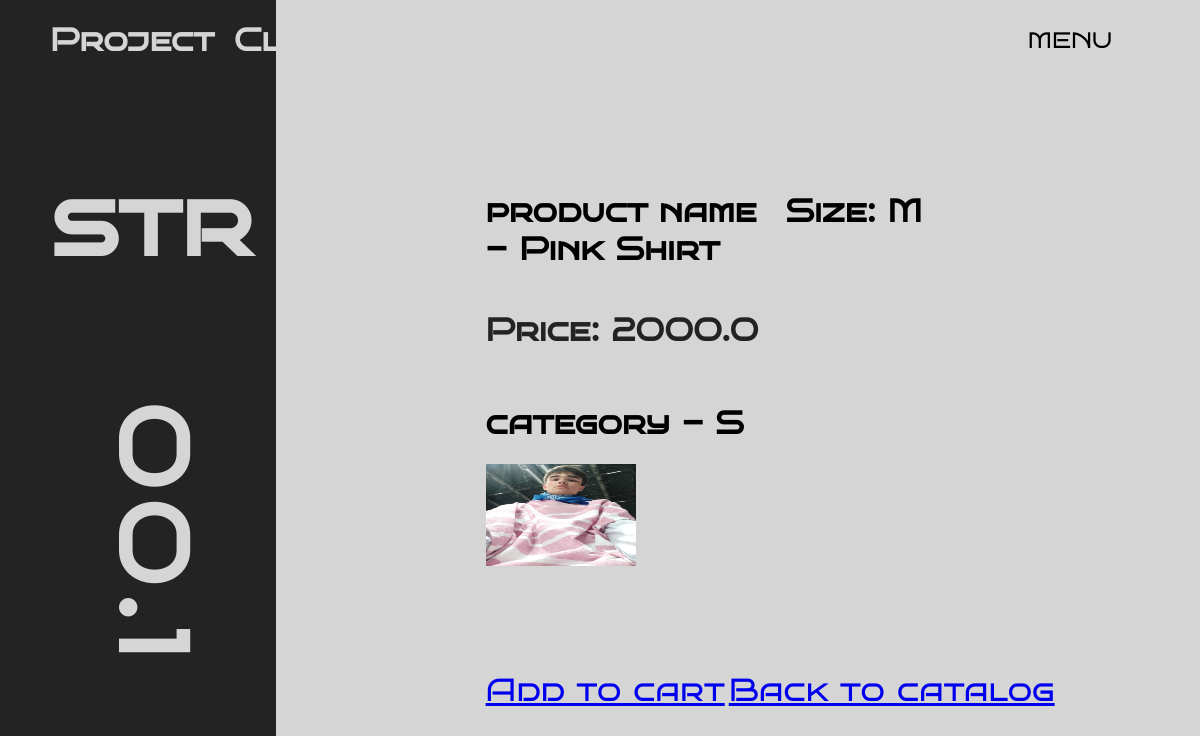
Page /product/6 on the committed database.
### Store/models.py (models this page shows, shortened)
class Product(models.Model):
    name = models.CharField("Название товара", max_length=100)
    category = models.CharField("Категория", choices=CATEGORY_CHOICES, max_length=2)
    sex = models.CharField("Пол", choices=SEX_CHOICES, max_length=1)
    size = models.CharField("Размер", choices=SIZE_CHOICES, max_length=3)
    price = models.FloatField()
    image = models.ImageField(blank=True, upload_to="Store/static/products/")
    description = models.TextField("Описание", max_length=500, blank=True)
    def get_add_to_cart_url(self):
        return reverse("add_to_cart", kwargs={"pk": self.pk})

### Store/views.py (the view)
# urls.py: path("product/<int:product_id>", views.product, name="product"),
def product(request, product_id):
    product = Product.objects.get(id=product_id)
    context = {"product": product}
    image = product.image
    return render(request, "Store/product.html", context=context)

### Store/templates/Store/product.html (shortened to what this page needs)
{% load static %}
<!DOCTYPE html>
<html lang="en">
  <head>
    <link rel="stylesheet" href="{% static '/css/style-index.css' %}" />
  </head>
  <body>
    <div class="header-container">
      <div class="header-left-part">
        <h1>Project</h1>
        <h1>Clt</h1>
      </div>
      <div class="header-right-part">
        <div class="dropdown">
          <button class="dropbtn"><a>MENU</a></button>
        </div>
      </div>
      </div>
    <div class="main-container">
      <div class="main-container-left">
        <div class="main-container-left-up">
          <h1>str</h1>
        </div>
        <div class="main-container-right-down">
          <h1>00.1</h1>
        </div>
      </div>
      <div class="main-container-right">
        <div class="about-product">
          <div class="name">
            <h1>product name - {{product.name}}</h1>
          </div>
          <div class="price">
            <h1>Price: {{product.price}}</h1>
          </div>
          <div class="category">
            <h1>category - {{product.category}}</h1>
          </div>
          {% if product.image %}
          <div class="img">
            <img src="/{{product.image}}" />
          </div>
          {% endif %}
          <div class="size">
            <h1>Size: {{product.size}}</h1>
          </div>
        </div>
        <a href="{{product.get_add_to_cart_url}}">Add to cart</a>
        <a href="{% url 'catalog' %}">Back to catalog</a>
    </div>
  </body>
</html>

### Store/static/css/style-index.css (style rules this page uses)
body { height: 100%; width: 100%; margin: 0px; background: rgb(213,213,213); background: linear-gradient(90deg, rgb(35, 35, 35) 23%, rgb(213,213,213) 23%); }
h1, h2, h3, h4, h5, a, p { font-size: 2em; font-family: Bruno-regular; }
.header-container { display: flex; }
.header-left-part { width: 150px; display: flex; flex-direction: row; margin-left: 50px; gap: 20px; color: rgb(213,213,213); }
.header-right-part { display: flex; flex-direction: row; margin-left: auto; margin-right: 30px; align-items: center; gap: 50px; list-style-type: none }
.header-right-part a { text-decoration: none; }
.dropbtn { color: black; padding: 8px; font-size: 0.7em; border: none; outline: none; background-color: transparent; cursor: pointer; }
.dropdown { position: relative; display: inline-block; margin-right: 50px; }
.main-container { display: flex; flex-direction: row; margin: 20px; }
.main-container-left-up { margin-left: 30px; margin-top: 50px; font-size: 3em; color: rgb(213,213,213); }
.main-container-right-down { margin-top: 200px; font-size: 3em; letter-spacing: 10px; transform: rotate(90deg); color: rgb(213,213,213); }
.main-container-right { margin-top: 70px; margin-left: 200px; }
.about-product { width: 300px; height: 500px; display: flex; flex-direction: column; flex-wrap: wrap; }
.about-product img { width: 50%; height: 50%; }
.price { font-size: 16px; color: rgb(35, 35, 35); display: block; margin-bottom: 12px; }

### rows in the picture
Product: name "Pink Shirt", price "2000.0", category "S", image (picture), size "M"
